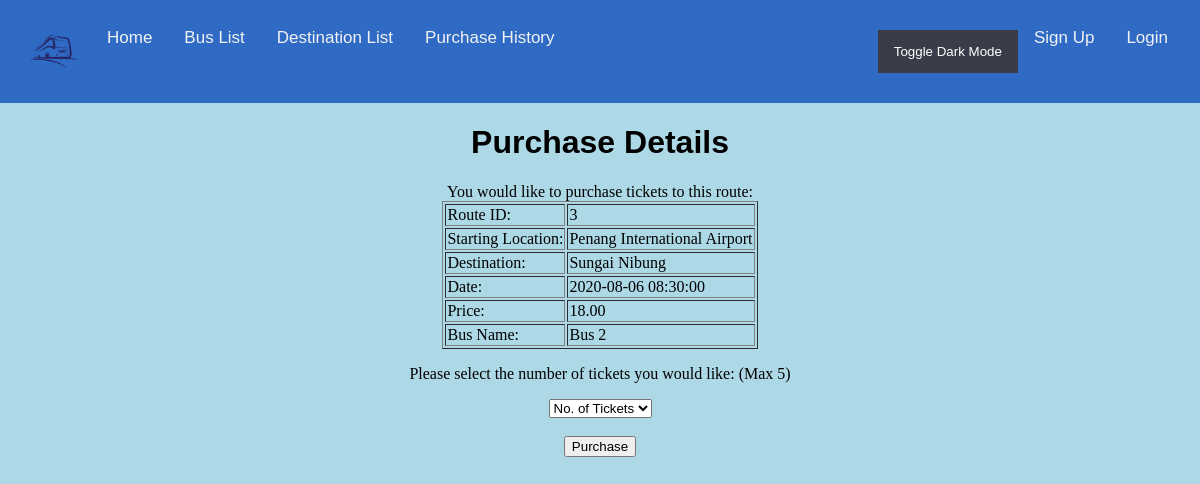
Screenshot of /purDetails.php?id=3 with the database file from the repository.
### tables this page shows
CREATE TABLE `route` (
  `route_id` int(11) NOT NULL,
  `start` varchar(250) NOT NULL,
  `destination` varchar(250) NOT NULL,
  `date` datetime NOT NULL,
  `price` decimal(6,2) NOT NULL,
  `bus_id` int(11) NOT NULL
);

CREATE TABLE `bus` (
  `bus_id` int(11) NOT NULL,
  `bus_name` varchar(50) NOT NULL
);

### purDetails.php (the view, shortened to what this page needs)
<html>
    <head>
        <link rel="stylesheet" href="style.css">
    </head>
    <body>
        <?php
            include ('header.php');
        ?>
        <center>
        <h1>Purchase Details</h1>
        <?php
            require("database.php");
            $id = $_GET['id'];
            $sql= "SELECT * from route WHERE route_id='$id'";
            $result = $connect->query($sql);
            if($result->num_rows > 0) {
                $row = $result->fetch_assoc();
				$id = $row['bus_id'];
				$query = "SELECT bus_name FROM bus WHERE bus_id = '$id'";
				$busName = mysqli_query($connect, $query);
				$busName = mysqli_fetch_row($busName);
				$busName = $busName[0];
                echo "You would like to purchase tickets to this route: ";
                echo "<table border='1px'>
                <tr><td>Route ID: </td>
                <td>".$row['route_id']."</td></tr>
                <tr><td>Starting Location: </td>
                <td>".$row['start']."</td></tr>
                <tr><td>Destination: </td>
                <td>".$row['destination']."</td></tr>
                <tr><td>Date: </td>
                <td>".$row['date']."</td></tr>
                <tr><td>Price: </td>
                <td>".$row['price']."</td></tr>
                <tr><td>Bus Name: </td>
                <td>".$busName."</td></tr>";
                echo "</table>";
            }
        ?>
        <p>Please select the number of tickets you would like: (Max 5)</p>
        <form action='' method='POST'>
        <select name ='no_of_tickets' id='no_of_tickets'>
            <option value=''>No. of Tickets</option>
        </select>
        <br><br><input type='submit' value='Purchase'>
        </form>
        </center>
    </body>
</html>

### style.css (style rules this page uses)
body { margin-top: 0; margin-left: 0; margin-right: 0; margin-bottom: 50; background-color: lightblue; }
h1 { font-family: "Trebuchet MS", Arial, Helvetica, sans-serif; }

### rows the page displays
route: route_id "3", start "Penang International Airport", destination "Sungai Nibung", date "2020-08-06 08:30:00", price "18.00"
bus: bus_name "Bus 2"
